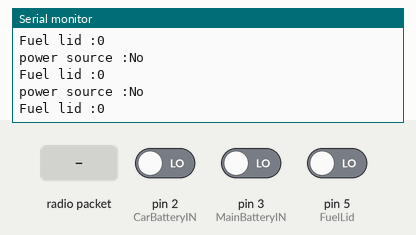
Simulated run of this sketch. Board: Arduino Uno, built with avr-gcc and run on an emulated ATmega328P. On the bench: the last lines printed to the serial monitor. Inputs (shaded band) come from the test bench; at power-on: pin 3 (MainBatteryIN) LOW, pin 2 (CarBatteryIN) LOW, pin 5 (FuelLid) LOW. The local clock reads 2024-03-15 10:24:30 at power-on unless the sketch sets it; no radio packets arrive unless stated.

Above: at 1.2 s.
1.3 s: pin 3 (MainBatteryIN) driven HIGH
At 2.0 s:
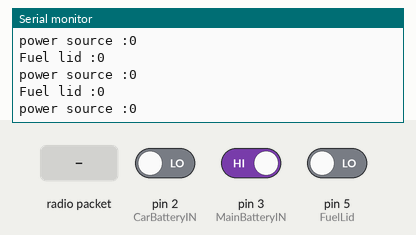
2.9 s: radio packet "1" arrives
At 3.15 s:
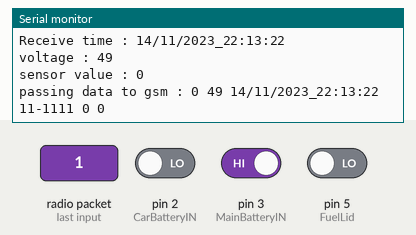
4.4 s: pin 2 (CarBatteryIN) driven HIGH
5.9 s: pin 5 (FuelLid) driven HIGH
8.9 s: radio packet "0" arrives
At 9.33 s:
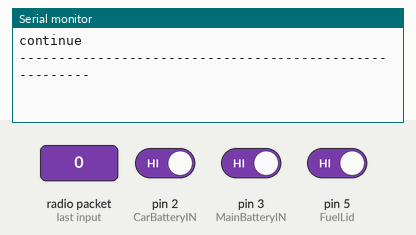

The sketch:

new_360_host_server.ino
```cpp
#include <SPI.h>
#include <RH_NRF24.h> //NRF library
#include <RTClib.h>  //rtc library
#include <Wire.h>
#include<SoftwareSerial.h>

#define CarBatteryIN 2 //car battery
#define MainBatteryIN 3 //main battery
#define FuelLid 5 //fuel lid

RTC_DS3231 rtc;
RH_NRF24 nrf24(9, 10); //NRF CE AND CSN PIN


SoftwareSerial hostSerial =  SoftwareSerial(6, 7); //Software serial for gsm module  //RX TX

char t[32];
String id = "11-1111";
String percent;
String power;
String cut;
int carPower = 0;
int mainPower = 0;
int fuelLid = 0;
void setup()
{

  Serial.begin(9600);
  hostSerial.begin(9600);
  Wire.begin();
  pinMode(CarBatteryIN, INPUT);
  pinMode(MainBatteryIN, INPUT);
  pinMode(FuelLid, INPUT);
  rtc.adjust(DateTime(F(__DATE__), F(__TIME__)));

  //  rtc.adjust(DateTime(F(__DATE__), F(__TIME__)));
  //
  //  Serial.print("compiled: ");
  //  Serial.print(__DATE__);
  //  Serial.print(" ");
  //  Serial.println(__TIME__);


  //NRF initialization
  if (!nrf24.init())
    Serial.println("init failed");
  if (!nrf24.setChannel(2))
    Serial.println("setChannel failed");
  if (!nrf24.setRF(RH_NRF24::DataRate2Mbps, RH_NRF24::TransmitPower0dBm))
    Serial.println("setRF failed");

}


void loop()
{
  carPower = digitalRead(CarBatteryIN);
  mainPower = digitalRead(MainBatteryIN);
  fuelLid = digitalRead(FuelLid);
  Serial.print("Fuel lid :");
  Serial.println(fuelLid);

  if (fuelLid == 1) {
    cut = "1";
  }
  else if (fuelLid == 0){
    cut = "0";
  }
  else{
    cut="no";
  }
  delay(20);

  if (carPower == 1 && mainPower == 1) {
    power = "1";

  }
  else if (carPower == 0 && mainPower == 1) {
    power = "0";
  }
  else {
    power = "No";
  }
  delay(20);
  Serial.print("power source :");
  Serial.println(power);

  //data receive from client
  uint8_t buf[RH_NRF24_MAX_MESSAGE_LEN];
  uint8_t len = sizeof(buf);
  if (nrf24.recv(buf, &len))
  {

    Serial.println("--------------------------------------------------------");
    Serial.println("got request from client");

    //data receive time
    DateTime now = rtc.now();
    sprintf(t, "%02d/%02d/%02d_%02d:%02d:%02d",   now.day(), now.month(), now.year(), now.hour(), now.minute(), now.second());
    Serial.print("Receive time : ");
    Serial.println(t);

    int batteryStatus = buf[0];
    int sensorValue = buf[1];

    Serial.print("voltage : ");
    Serial.println(batteryStatus);

    Serial.print("sensor value : ");
    Serial.println(sensorValue);


    //    software serial data send
    String softValue = " ";

    softValue += sensorValue;
    softValue += " ";
    softValue += batteryStatus;
    softValue += " ";
    softValue += t;
    softValue += " ";
    softValue += id;
    softValue += " ";
    softValue += power;
    softValue += " ";
    softValue += cut;
    softValue += " ";

    int softValueLength = softValue.length();

    char finalSoftValue[softValueLength + 1];

    strcpy(finalSoftValue, softValue.c_str());

    hostSerial.write(finalSoftValue);
    Serial.print("passing data to gsm :");
    Serial.println(finalSoftValue);
    if (sensorValue == 0) {
      //when cap open
      Serial.println("continue");
      Serial.println("--------------------------------------------------------");
      Serial.println(" ");
    } else {
      //when cap closed
      int i = 0;
      for (i = 0; i < 20; i++) {
        delay(20);
        //sending sleep instraction
        Serial.println("sleep request send");
        uint8_t data[] = "sleep";
        nrf24.send(data, sizeof(data));
        nrf24.waitPacketSent();
      }
      delay(500);
    }
    delay(200);
  }
}
```

Measured:
- after the input at 1.3 s, the serial monitor: prints a new line after 0.08 s (image 1)
- after the input at 2.9 s, the serial monitor: prints a new line at once (image 2)
- after the input at 8.9 s, the serial monitor: prints a new line at once (image 3)
